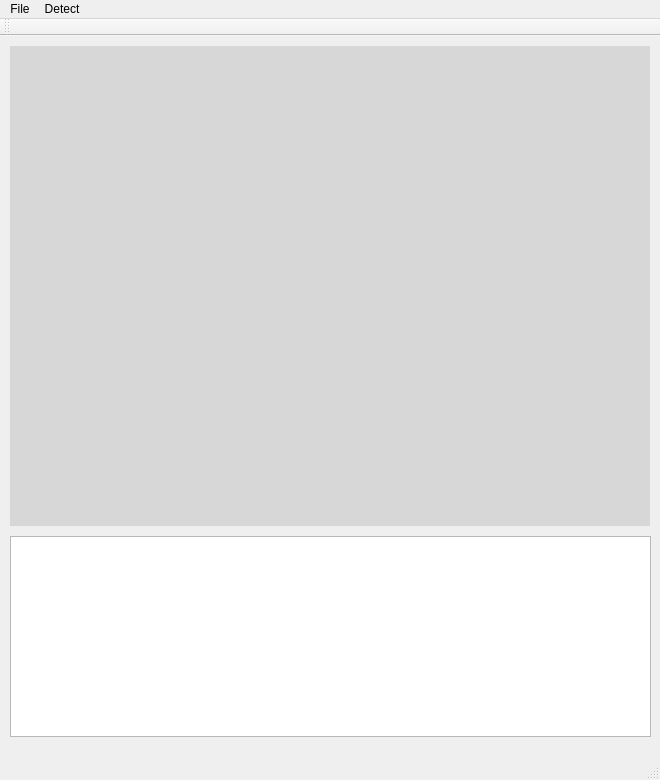
<?xml version="1.0" encoding="UTF-8"?>
<ui version="4.0">
 <class>YoloDetector</class>
 <widget class="QMainWindow" name="YoloDetector">
  <property name="geometry">
   <rect>
    <x>0</x>
    <y>0</y>
    <width>660</width>
    <height>780</height>
   </rect>
  </property>
  <property name="windowTitle">
   <string>Yolo Object Detector</string>
  </property>
  <widget class="QWidget" name="centralWidget">
   <widget class="QLabel" name="label">
    <property name="geometry">
     <rect>
      <x>10</x>
      <y>10</y>
      <width>640</width>
      <height>480</height>
     </rect>
    </property>
    <property name="styleSheet">
     <string notr="true">background-color: rgb(215, 215, 215);
border-color: rgb(8, 8, 8);</string>
    </property>
    <property name="text">
     <string/>
    </property>
   </widget>
   <widget class="QTextEdit" name="textEdit">
    <property name="geometry">
     <rect>
      <x>10</x>
      <y>500</y>
      <width>641</width>
      <height>201</height>
     </rect>
    </property>
   </widget>
  </widget>
  <widget class="QMenuBar" name="menuBar">
   <property name="geometry">
    <rect>
     <x>0</x>
     <y>0</y>
     <width>660</width>
     <height>17</height>
    </rect>
   </property>
   <widget class="QMenu" name="menuFile">
    <property name="title">
     <string>File</string>
    </property>
    <addaction name="actionOpen"/>
    <addaction name="actionSave"/>
    <addaction name="separator"/>
    <addaction name="actionExit"/>
   </widget>
   <widget class="QMenu" name="menuDetect">
    <property name="title">
     <string>Detect</string>
    </property>
    <addaction name="actionDetect_Object"/>
   </widget>
   <addaction name="menuFile"/>
   <addaction name="menuDetect"/>
  </widget>
  <widget class="QToolBar" name="mainToolBar">
   <attribute name="toolBarArea">
    <enum>TopToolBarArea</enum>
   </attribute>
   <attribute name="toolBarBreak">
    <bool>false</bool>
   </attribute>
  </widget>
  <widget class="QStatusBar" name="statusBar"/>
  <action name="actionOpen">
   <property name="text">
    <string>Open</string>
   </property>
  </action>
  <action name="actionSave">
   <property name="text">
    <string>Save</string>
   </property>
  </action>
  <action name="actionExit">
   <property name="text">
    <string>Exit</string>
   </property>
  </action>
  <action name="actionDetect_Object">
   <property name="text">
    <string>Detect Object</string>
   </property>
  </action>
 </widget>
 <layoutdefault spacing="6" margin="11"/>
 <resources/>
 <connections/>
</ui>
